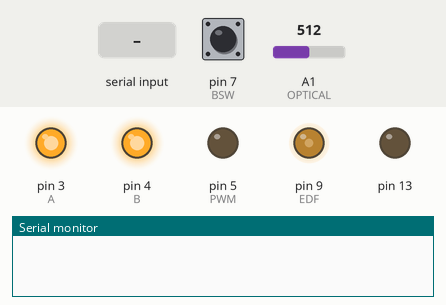
Recording of a sketch running on a simulated Arduino Uno, built with avr-gcc and run on an emulated ATmega328P. Shown: output pins drawn as LEDs (lit = HIGH), the last lines printed to the serial monitor. Inputs (shaded band) come from the test bench; at power-on: pin 7 (BSW) HIGH, A1 (OPTICAL) = 512.

Above: at 1.2 s.
1.3 s: "30,150\n" received over Serial
At 2.0 s:
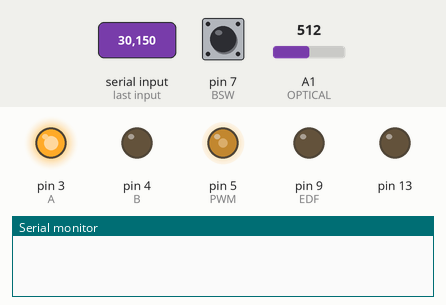
2.8 s: pin 7 (BSW) pulled LOW for 0.15 s
At 3.1 s:
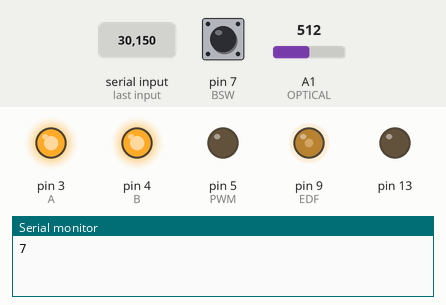
4.4 s: "," received over Serial
At 5.5 s:
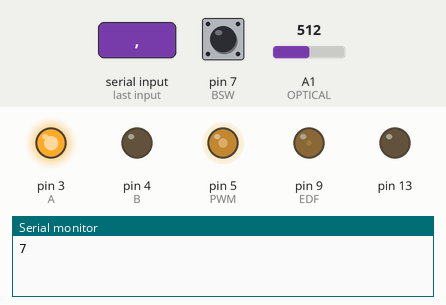
5.9 s: pin 7 (BSW) pulled LOW for 1 s
At 6.7 s:
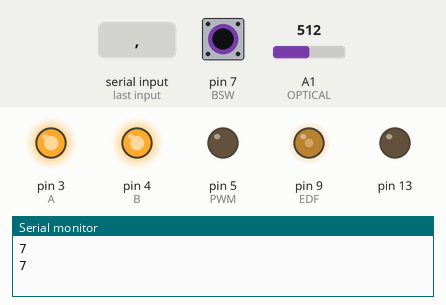
8.4 s: "90,45\n" received over Serial
At 9.8 s:
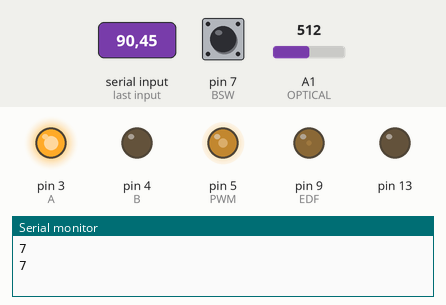
Timing chart, 0 to 10.9 s (numbered marks = the images above; inputs shaded):
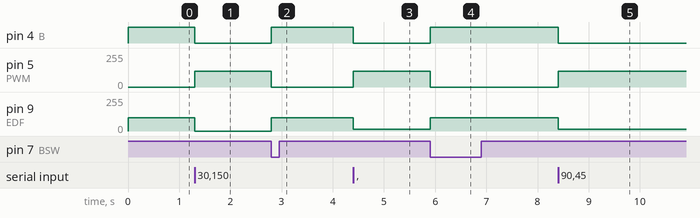

The sketch:

EE_for_python.ino
```cpp
/*
input:
        data
                -data[0]: num
                          0:Wait(Finger_Open)
                          1:Suction_On（吸い上げる）
                          2:Finger_Close（EEを閉じる）
                          3:Finger_Open（EEを開く）
                          4:Suction_Off（吸い上げ止め）
                -data[1]: EE_PWM 100の位
                -data[2]: EE_PWM 10の位
                -data[3]: EE_PWM 1の位
                -data[4]: 入力終了判定の','

output:
        flag:
                Waitのとき
                    0:初期化完了

                Suction_Onのとき
                    1:光センサが未反応
                    5:光センサが反応（中にトマトが入っている）

                Finger_Closeのとき
                    2:上SW反応（EEが閉じた状態）

                Finger_Openのとき
                    3:下SW反応（EEが開いた状態）
                    6:光センサ反応（EE内にトマトが存在）
                    7:光センサ（吸引終了、トマト落下確認）

                Suction_Offのとき
                    4:吸引動作終了
*/


// Parameter //////////////////////////////////////////////////////////
#define PWM 5                       // cutter動作用モータのPWM
#define A 3                         // Aピン
#define B 4                         // Bピン
#define TSW 6                       // Close_cutter_SW
#define BSW 7                       // Open_cutter_SW
#define OPTICAL 1                   // 光センサ
#define EDF 9                       // EDFのPWM

int optical_sensor = 0;             // 光センサの値:Analog
int optical_sensor_cali[10];        // 光センサのしきい値のキャリブレーション用
int sensor_threshold = 0;           // 光センサのしきい値の初期化
int top_sw = 1;                     // TSW(Top_SW)
int bottom_sw = 1;                  // BSW(Bottom_SW)

int InitEDF_PWM = 100;              // EDF起動時のPWM
int EDF_PWM;                        // EDF吸引時のPWM(serialで受信)

uint8_t receive_data;               // Pythonから受信したデータ
uint8_t mode;                       // EEのモード番号

uint8_t send_data;                  // Simulinkに送信するデータ
uint8_t flag = 0;                   // EEの状態
uint8_t sensor = 0;                 // 光センサの値

int count = 0;
char data[32];

// Function ///////////////////////////////////////////////////////////

int Conversion(int num1, int num2, int num3){
  // 百の位
  int Num1 = num1 - '0';      // char型をint型に変換
  if(Num1 > 0 && Num1 <= 2){
    Num1 = Num1*100;
  }else if(Num1 > 2){
    Num1 = 200;
  }else{
    Num1 = 0;
  }

  // 十の位
  int Num2 = num2 - '0';
  if(Num1 >= 200){
    if(Num2 > 5 && Num2 < 10){
      Num2 = 50;
    }else{
      Num2 = Num2*10;
    }
  }else if(Num2 > 0 && Num2 < 10){
    Num2 = Num2*10;
  }else{
    Num2 = 0;
  }

  // 一の位
  int Num3 = num3 - '0';
  if(Num1 >= 200 && Num2 >= 50){
    if(Num3 > 5 && Num3 < 10){
      Num3 = 5;
    }else{
      Num3 = Num3*1;
    }
  }else if(Num3 > 0 && Num3 < 10){
    Num3 = Num3*1;
  }else{
    Num3 = 0;
  }

  int Num = Num1 + Num2 + Num3; // 合計
  return Num;
}

void Send(){
  Serial.println(flag);
}

void setup() {                      // 初期化とPin番号
  pinMode(A, OUTPUT);               // モータドライバ Aピン
  pinMode(B, OUTPUT);               // モータドライバ Bピン
  pinMode(PWM, OUTPUT);             // cutter動作用モータのPWM出力
  pinMode(TSW, INPUT_PULLUP);       // Close_cutter
  pinMode(BSW, INPUT_PULLUP);       // Open_cutter
  pinMode(OPTICAL, INPUT);          // 光センサ
  pinMode(EDF, OUTPUT);             // EDF用PWM出力

  pinMode(13, OUTPUT);
  digitalWrite(13, LOW);

  // モータ停止
  digitalWrite(A, HIGH);
  digitalWrite(B, HIGH);
  analogWrite(PWM, 0);
  analogWrite(EDF, InitEDF_PWM);
  Serial.begin(115200);

  // 光センサから10個のデータ取得
  int cnt = 0;  // カウント変数
  for(cnt = 0 ; cnt < 10 ; cnt++){
    optical_sensor_cali[cnt] = analogRead(OPTICAL); //光センサの値取得
  }
  // 光センサ10のデータの平均値
  int optical_sensor_sum = 0; //10個の光センサデータの合計変数の初期化
  double optical_sensor_mean = 0; //光センサの平均値変数の初期化
  cnt = 0;
  for(cnt = 0 ; cnt < 10 ; cnt++){
    optical_sensor_sum += optical_sensor_cali[cnt];  //10個の光センサデータの合計
  }
  optical_sensor_mean = (double)optical_sensor_sum / (double)(cnt + 1); // 光センサの平均値
  double t = 0; //偏差変数の初期化
  double optical_sensor_std = 0; //標準偏差変数の初期化
  cnt = 0;
  for(cnt = 0 ; cnt < 10 ; cnt++){
    t += (double)optical_sensor_cali[cnt] - (double)optical_sensor_mean; //偏差
  }
  optical_sensor_std = sqrt(t / (double)(cnt + 1)); //標準偏差
  if(optical_sensor_std > 100){ //分散が大きすぎる場合
    sensor_threshold = 900;
  }
  else{ //分散が許容範囲である場合
    sensor_threshold = (int)optical_sensor_mean + 50 + 40; //平均値 + 50 + 40をしきい値とする
  }
}


void loop(){

  //モータ停止
  digitalWrite(A, HIGH);
  digitalWrite(B, HIGH);

  if(Serial.available() > 0){
    data[count] = Serial.read();
    if(data[count] == ','){
      mode = data[0] - '0';
      EDF_PWM = Conversion(data[1], data[2], data[3]);

      flag = 0;
      // optical_sensor = analogRead(OPTICAL);

      //sensor = round(optical_sensor / 20) - 41;
      sensor = round((optical_sensor-700)/10);
      if(sensor < 0){
        sensor = 0;
      }else if(sensor > 15){
        sensor = 15;
      }

      switch(mode){

        case 0:  //Wait
          flag = 0;
          analogWrite(EDF, InitEDF_PWM);
          digitalWrite(A, HIGH);
          digitalWrite(B, LOW);
          while(digitalRead(BSW)){
            analogWrite(PWM, 150);
          }
          analogWrite(PWM, 0);
          digitalWrite(A, HIGH);
          digitalWrite(B, HIGH);
          analogWrite(EDF, InitEDF_PWM);
          Send();
          break;

        case 1:  // Suction_On
          flag = 1;
          analogWrite(EDF, EDF_PWM);
          digitalWrite(A, HIGH);
          digitalWrite(B, HIGH);
          analogWrite(PWM, 0);
          optical_sensor = analogRead(OPTICAL);
          if(optical_sensor > sensor_threshold){
            // Serial.print(optical_sensor);  Serial.print(" "); Serial.println(sensor_threshold);
            flag = 5;
          }
          analogWrite(PWM, 0);
          digitalWrite(A, HIGH);
          digitalWrite(B, HIGH);
          analogWrite(EDF, EDF_PWM);
          Send();
          break;

        case 2:  //Finger_Close
          flag = 2;
          analogWrite(EDF, EDF_PWM);
          digitalWrite(A, LOW);
          digitalWrite(B, HIGH);
          while(digitalRead(TSW)){
            analogWrite(PWM, 250);
          }
          analogWrite(PWM, 0);
          digitalWrite(A, HIGH);
          digitalWrite(B, HIGH);
          analogWrite(EDF, EDF_PWM);
          Send();
          break;

        case 3:  //Finger_Open
          flag = 3;
          analogWrite(EDF, EDF_PWM);
          digitalWrite(A, HIGH);
          digitalWrite(B, LOW);
          while(digitalRead(BSW)){
            analogWrite(PWM, 120);
          }
          optical_sensor = analogRead(OPTICAL);
          if(optical_sensor > sensor_threshold){
            flag = 6; //トマトが中に入っているか
          }else{
            flag = 7; //トマトが落ちたことが確認
          }
          analogWrite(PWM, 0);
          digitalWrite(A, HIGH);
          digitalWrite(B, HIGH);
          analogWrite(EDF, InitEDF_PWM);
          Send();
          break;

        case 4:  //Suction_Off
          flag = 4;
          analogWrite(EDF, InitEDF_PWM);
          digitalWrite(A, HIGH);
          digitalWrite(B, HIGH);
          analogWrite(PWM, 0);
          Send();
          break;
      }
    }else{
      count ++;
    }
  }
  digitalWrite(A, HIGH);
  digitalWrite(B, HIGH);
}
```

Measured:
- after the input at 1.3 s, pin 4 (B): HIGH → LOW at once; pin 5 (PWM): 0/255 → 120/255 at once; pin 9 (EDF): 100/255 → 0/255 at once
- after the input at 2.8 s, pin 4 (B): LOW → HIGH at once; pin 5 (PWM): 120/255 → 0/255 at once; pin 9 (EDF): 0/255 → 100/255 at once
- after the input at 4.4 s, pin 4 (B): HIGH → LOW at once; pin 5 (PWM): 0/255 → 120/255 at once; pin 9 (EDF): 100/255 → 15/255 at once
- after the input at 5.9 s, pin 4 (B): LOW → HIGH at once; pin 5 (PWM): 120/255 → 0/255 at once; pin 9 (EDF): 15/255 → 100/255 at once
- after the input at 8.4 s, pin 4 (B): HIGH → LOW at once; pin 5 (PWM): 0/255 → 120/255 at once; pin 9 (EDF): 100/255 → 15/255 at once
